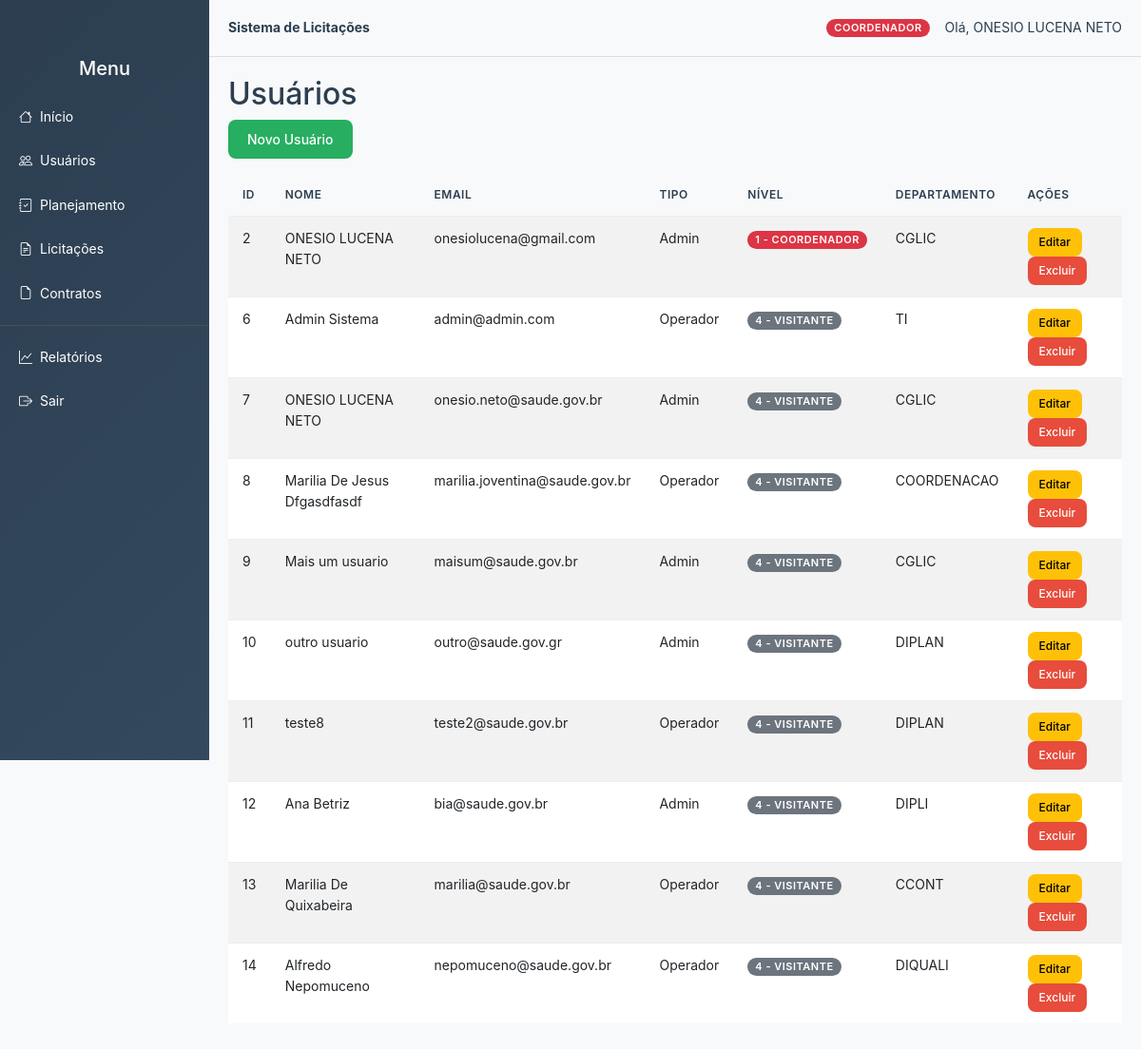
/public/usuarios/index (signed in), run on the app's committed database.
### tables this page shows
CREATE TABLE `usuarios` (
  `id` int(11) NOT NULL,
  `nome` varchar(255) NOT NULL,
  `email` varchar(255) NOT NULL,
  `senha` varchar(255) NOT NULL,
  `tipo_usuario` enum('admin','operador','visitante') DEFAULT 'visitante',
  `nivel_acesso` int(11) DEFAULT 4,
  `departamento` varchar(100) DEFAULT 'CGLIC',
  `ativo` tinyint(1) DEFAULT 1,
  `ultimo_login` timestamp NULL DEFAULT NULL,
  `criado_em` timestamp NOT NULL DEFAULT current_timestamp(),
  `atualizado_em` timestamp NOT NULL DEFAULT current_timestamp() ON UPDATE current_timestamp(),
  `data_criacao` timestamp NOT NULL DEFAULT current_timestamp()
);

### core/Controller.php (called while the page is built, shortened)
<?php
class Controller {
    protected function model($model) {
        return new $className();
    }
    public function view($view, $data = [], $title = '', $layout = 'template')
{
    extract($data);
    require_once __DIR__ . '/../app/views/_layouts/' . $layout . '.php';
}
}

### app/controllers/UsuariosController.php (called while the page is built, shortened)
<?php
require_once __DIR__ . '/../helpers/auth.php';
class UsuariosController extends Controller
{
    private $usuarioModel;
    public function __construct()
    {
        $this->usuarioModel = $this->model('UsuarioModel');
    }
    public function index()
    {
        $usuarios = $this->usuarioModel->buscarTodos();
        $this->view('usuarios/index', ['usuarios' => $usuarios], 'Usuários');
    }
}

### app/helpers/auth.php (called while the page is built, shortened)
<?php
function isLoggedIn() {
    return isset($_SESSION['usuario']);
}
function getNivelUsuario(): int {
    return (int) ($_SESSION['usuario']['nivel_acesso'] ?? 4);
}
function getNomeNivel(int $nivel): string {
    return match($nivel) {
        1 => 'Coordenador',
        2 => 'Planejamento',
        3 => 'Licitação',
        4 => 'Visitante',
        default => 'Desconhecido'
    };
}
function isCoordenador(): bool {
    return getNivelUsuario() === 1;
}
function podeGerenciarUsuarios(): bool {
    return isCoordenador();
}

### config/database.php (called while the page is built)
<?php
class Database {
    public static function connect() {
        $host = 'localhost';
        $db   = 'sistema_licitacao';
        $user = 'root';
        $pass = '';
        $charset = 'utf8mb4';
        $dsn = "mysql:host=$host;dbname=$db;charset=$charset";
        try {
            $pdo = new PDO($dsn, $user, $pass, [
                PDO::ATTR_ERRMODE => PDO::ERRMODE_EXCEPTION
            ]);
            return $pdo;
        } catch (PDOException $e) {
            die("Erro na conexão: " . $e->getMessage());
        }
    }
}

### core/Model.php (called while the page is built, shortened)
<?php
require_once __DIR__ . '/../config/database.php';
class Model {
    public function __construct() {
        $this->db = Database::connect();
    }
}

### app/models/UsuarioModel.php (called while the page is built, shortened)
<?php
class UsuarioModel extends Model
{
    public function buscarTodos(): array
    {
        $stmt = $this->db->query("SELECT * FROM usuarios");
        return $stmt->fetchAll(PDO::FETCH_ASSOC);
    }
}

### app/views/usuarios/index.php (the view, shortened to what this page needs)
<h2>Usuários</h2>
<a href="<?= BASE_URL ?>usuarios/create" class="btn btn-success mb-3">Novo Usuário</a>
<table class="table table-striped">
    <thead>
        <tr>
            <th>ID</th>
            <th>Nome</th>
            <th>Email</th>
            <th>Tipo</th>
            <th>Nível</th>
            <th>Departamento</th>
            <th>Ações</th>
        </tr>
    </thead>
    <tbody>
        <?php foreach ($usuarios as $u): ?>
            <tr>
                <td><?= $u['id'] ?></td>
                <td><?= $u['nome'] ?></td>
                <td><?= $u['email'] ?></td>
                <td><?= ucfirst($u['tipo_usuario']) ?></td>
                <td>
                    <?php
                    $nivel = $u['nivel_acesso'] ?? 4;
                    $badgeClass = match($nivel) {
                        1 => 'bg-danger',
                        2 => 'bg-success',
                        3 => 'bg-primary',
                        4 => 'bg-secondary',
                        default => 'bg-secondary'
                    };
                    $nomeNivel = match($nivel) {
                        1 => 'Coordenador',
                        2 => 'Planejamento',
                        3 => 'Licitação',
                        4 => 'Visitante',
                        default => 'Desconhecido'
                    };
                    ?>
                    <span class="badge <?= $badgeClass ?>"><?= $nivel ?> - <?= $nomeNivel ?></span>
                </td>
                <td><?= $u['departamento'] ?></td>
                <td>
                    <a href="<?= BASE_URL ?>usuarios/edit/<?= $u['id'] ?>" class="btn btn-sm btn-warning">Editar</a>
                    <a href="<?= BASE_URL ?>usuarios/delete/<?= $u['id'] ?>" class="btn btn-sm btn-danger" onclick="return confirm('Deseja excluir este usuário?')">Excluir</a>
                </td>
            </tr>
        <?php endforeach; ?>
    </tbody>
</table>

### public/index.php (shortened to what this page needs)
<?php
require_once __DIR__ . '/../config/database.php';
require_once __DIR__ . '/../core/Model.php';
require_once __DIR__ . '/../core/Controller.php';
spl_autoload_register(function ($class) {
    $baseDirs = [__DIR__ . '/../app/controllers', __DIR__ . '/../app/models'];
    foreach ($baseDirs as $base) {
        $iterator = new RecursiveIteratorIterator(
            new RecursiveDirectoryIterator($base, RecursiveDirectoryIterator::SKIP_DOTS)
        );
        foreach ($iterator as $file) {
            if ($file->getFilename() === $class . '.php') {
                return;
            }
        }
    }
});
$urlRaw = $_GET['url'] ?? '';
$urlRaw = rtrim(filter_var($urlRaw, FILTER_SANITIZE_URL), '/');
$parts          = explode('/', $urlRaw);
$controllerName = ucfirst($parts[0]) . 'Controller';
$method         = $parts[1] ?? 'index';
$args           = array_slice($parts, 2);
if (class_exists($controllerName) && method_exists($controllerName, $method)) {
    $controller = new $controllerName();
    call_user_func_array([$controller, $method], $args);
} else {
    http_response_code(404);
    echo "Página não encontrada.";
}

### app/views/_layouts/template.php (shortened to what this page needs)
<?php
require_once __DIR__ . '/../../helpers/auth.php';
?>
<!DOCTYPE html>
<html lang="pt-br">
<head>
    <link href="https://cdn.jsdelivr.net/npm/bootstrap@5.3.0/dist/css/bootstrap.min.css" rel="stylesheet">
    <link rel="stylesheet" href="https://cdn.jsdelivr.net/npm/bootstrap-icons@1.10.5/font/bootstrap-icons.css">
    <link rel="stylesheet" href="<?= BASE_URL ?>css/style.css">
    <link rel="stylesheet" href="<?= BASE_URL ?>css/dashboard.css">
</head>
<body>
    <nav class="sidebar">
        <h5 class="text-center mb-3">Menu</h5>
        <ul>
            <li><a href="<?= BASE_URL ?>modulos/index"><i class="bi bi-house"></i> Início</a></li>
            <?php if (podeGerenciarUsuarios()): ?>
                <li><a href="<?= BASE_URL ?>usuarios/index"><i class="bi bi-people"></i> Usuários</a></li>
            <?php endif; ?>
            <li><a href="<?= BASE_URL ?>planejamento/index"><i class="bi bi-journal-check"></i> Planejamento</a></li>
            <li><a href="<?= BASE_URL ?>licitacoes/index"><i class="bi bi-file-earmark-text"></i> Licitações</a></li>
            <li><a href="<?= BASE_URL ?>contratos/index"><i class="bi bi-file-earmark"></i> Contratos</a></li>
            <li style="border-top: 1px solid #495057; margin: 10px 0;"></li>
            <li><a href="<?= BASE_URL ?>licitacoes/relatorios"><i class="bi bi-graph-up"></i> Relatórios</a></li>
            <li><a href="<?= BASE_URL ?>usuarios/logout"><i class="bi bi-box-arrow-right"></i> Sair</a></li>
        </ul>
    </nav>
    <header class="topbar">
        <div class="me-auto fw-bold">Sistema de Licitações</div>
        <?php if (!empty($_SESSION['usuario'])): ?>
            <?php
            $nivel = getNivelUsuario();
            $nomeNivel = getNomeNivel($nivel);
            $badgeClass = match($nivel) {
                1 => 'bg-danger',
                2 => 'bg-success',
                3 => 'bg-primary',
                4 => 'bg-secondary',
                default => 'bg-secondary'
            };
            ?>
            <div class="d-flex align-items-center gap-3">
                <span class="badge <?= $badgeClass ?>"><?= $nomeNivel ?></span>
                <span>Olá, <?= htmlspecialchars($_SESSION['usuario']['nome']) ?></span>
            </div>
        <?php endif; ?>
    </header>
    <main class="content">
        <?php require_once $viewPath; ?>
    </main>
</body>
</html>

### public/css/style.css (style rules this page uses)
:root { --primary-color: #3498db; --primary-dark: #2980b9; --secondary-color: #2c3e50; --success-color: #27ae60; --danger-color: #e74c3c; --warning-color: #f39c12; --info-color: #17a2b8; --light-gray: #f8f9fa; --medium-gray: #6c757d; --dark-gray: #343a40; --white: #ffffff; --shadow: 0 2px 4px rgba(0,0,0,0.1); --shadow-hover: 0 4px 8px rgba(0,0,0,0.15); --border-radius: 8px; --transition: all 0.3s ease; }
* { margin: 0; padding: 0; box-sizing: border-box; }
body { font-family: -apple-system, BlinkMacSystemFont, 'Segoe UI', Roboto, 'Helvetica Neue', Arial, sans-serif; font-size: 14px; line-height: 1.6; color: var(--secondary-color); background-color: var(--light-gray); }
.sidebar { width: 250px; background: linear-gradient(135deg, var(--secondary-color) 0%, #34495e 100%); color: var(--white); position: fixed; height: 100vh; overflow-y: auto; z-index: 1000; transition: var(--transition); }
.btn { display: inline-flex; align-items: center; justify-content: center; padding: 10px 20px; border: none; border-radius: var(--border-radius); font-size: 14px; font-weight: 500; text-decoration: none; cursor: pointer; transition: var(--transition); gap: 8px; }
.btn-success { background: var(--success-color); color: var(--white); }
.btn-danger { background: var(--danger-color); color: var(--white); }
.btn-sm { padding: 6px 12px; font-size: 12px; }
.table { width: 100%; border-collapse: collapse; }
.table th, .table td { padding: 12px 15px; text-align: left; border-bottom: 1px solid #eee; }
.table th { background: var(--light-gray); font-weight: 600; color: var(--secondary-color); text-transform: uppercase; font-size: 12px; letter-spacing: 0.5px; }
.table tbody tr:last-child td { border-bottom: none; }
.badge { display: inline-block; padding: 4px 8px; font-size: 11px; font-weight: 600; text-transform: uppercase; border-radius: 12px; letter-spacing: 0.5px; }
.text-center { text-align: center; }
.mb-3 { margin-bottom: 30px; }
.d-flex { display: flex; }
.align-items-center { align-items: center; }
.bg-danger { background-color: var(--danger-color); }

### app/views/_layouts/template.php (style rules this page uses)
body { min-height: 100vh; margin: 0; }
.sidebar { position: fixed; top: 0; left: 0; width: 220px; height: 100vh; background-color: #343a40; color: #fff; padding-top: 60px; }
.sidebar ul { list-style: none; padding: 0; margin: 0; }
.sidebar a { color: #fff; text-decoration: none; padding: 12px 20px; display: flex; align-items: center; }
.sidebar i { margin-right: .5rem; }
.topbar { position: fixed; top: 0; left: 220px; right: 0; height: 60px; background: #f8f9fa; border-bottom: 1px solid #ddd; display: flex; align-items: center; padding: 0 20px; z-index: 1000; }
.content { margin-left: 220px; margin-top: 60px; padding: 20px; }

### data on the page
usuarios: id "2", nome "ONESIO LUCENA NETO", email "onesiolucena@gmail.com", tipo_usuario "Admin", nivel_acesso "1", nivel_acesso "COORDENADOR", departamento "CGLIC"
usuarios: id "6", nome "Admin Sistema", email "admin@admin.com", tipo_usuario "Operador", nivel_acesso "4", nivel_acesso "VISITANTE", departamento "TI"
usuarios: id "7", nome "ONESIO LUCENA NETO", email "onesio.neto@saude.gov.br", tipo_usuario "Admin", nivel_acesso "4", nivel_acesso "VISITANTE", departamento "CGLIC"
usuarios: id "8", nome "Marilia De Jesus Dfgasdfasdf", email "marilia.joventina@saude.gov.br", tipo_usuario "Operador", nivel_acesso "4", nivel_acesso "VISITANTE", departamento "COORDENACAO"
usuarios: id "9", nome "Mais um usuario", email "maisum@saude.gov.br", tipo_usuario "Admin", nivel_acesso "4", nivel_acesso "VISITANTE", departamento "CGLIC"
usuarios: id "10", nome "outro usuario", email "outro@saude.gov.gr", tipo_usuario "Admin", nivel_acesso "4", nivel_acesso "VISITANTE", departamento "DIPLAN"
usuarios: id "11", nome "teste8", email "teste2@saude.gov.br", tipo_usuario "Operador", nivel_acesso "4", nivel_acesso "VISITANTE", departamento "DIPLAN"
usuarios: id "12", nome "Ana Betriz", email "bia@saude.gov.br", tipo_usuario "Admin", nivel_acesso "4", nivel_acesso "VISITANTE", departamento "DIPLI"
usuarios: id "13", nome "Marilia De Quixabeira", email "marilia@saude.gov.br", tipo_usuario "Operador", nivel_acesso "4", nivel_acesso "VISITANTE", departamento "CCONT"
usuarios: id "14", nome "Alfredo Nepomuceno", email "nepomuceno@saude.gov.br", tipo_usuario "Operador", nivel_acesso "4", nivel_acesso "VISITANTE", departamento "DIQUALI"

### other printed values
$nomeNivel "COORDENADOR"
$_SESSION['usuario']['nome'] "ONESIO LUCENA NETO"
